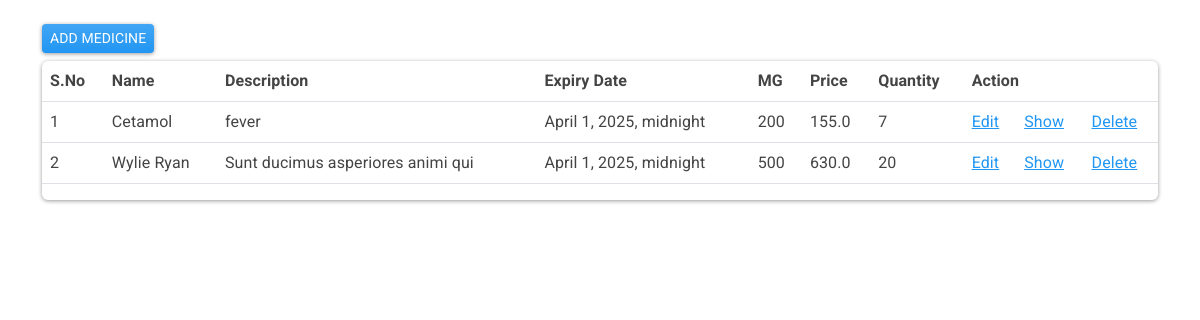
/medicines/ (signed in), run on an earlier commit of the app's database.
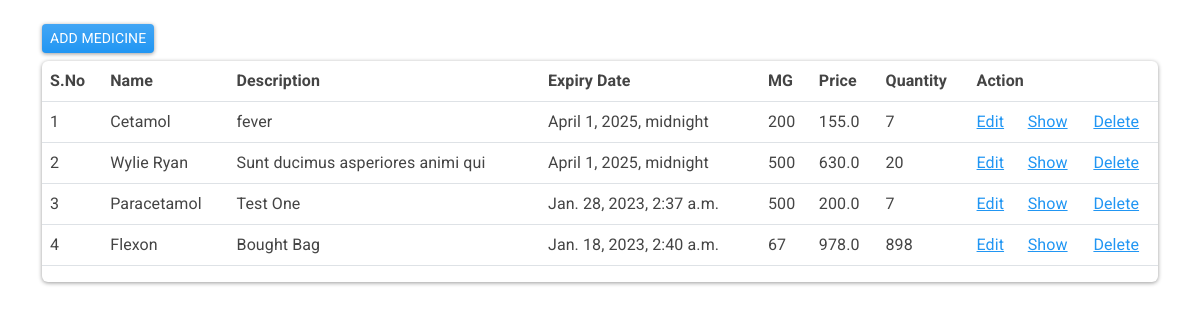
And on a later commit of the database.
### medicines/models.py (models this page shows, shortened)
class Medicine(models.Model):
    name = models.CharField(max_length=255)
    description = models.CharField(max_length=255)
    expiry_date = models.DateTimeField()
    mg = models.IntegerField()
    price = models.FloatField()
    quantity = models.IntegerField()
    entry_date = models.DateTimeField(default=datetime.now)
    category = models.ForeignKey(Category, on_delete=models.CASCADE)
    user = models.ForeignKey(User, on_delete=models.CASCADE)
    class Meta:
        db_table = "app_medicines"

### medicines/views.py (the view)
# urls.py: path('medicines/', views.medicine_index, name='medicines'),
@login_required(login_url='/authentication/login')
def medicine_index(request):
    data = Medicine.objects.all()
    context = {"data": data}
    return render(request, 'medicines/index.html', context)

### templates/medicines/index.html (shortened to what this page needs)
{% extends 'layouts/base.html' %}
{% block content %}
<div class="container mt-4">
    <a href="{% url 'add-medicine' %}" class="btn btn-primary btn-sm mb-2">ADD MEDICINE</a>
    <div class="card">
        <table class="table table-hover">
            <thead>
                <tr>
                    <th>S.No</th>
                    <th>Name</th>
                    <th>Description</th>
                    <th>Expiry Date</th>
                    <th>MG</th>
                    <th>Price</th>
                    <th>Quantity</th>
                    <th colspan="3">Action</th>
                </tr>
            </thead>
            <tbody>
                {% for val in data %}
                <tr>
                    <td>{{ forloop.counter }}</td>
                    <td>{{ val.name }}</td>
                    <td>{{ val.description }}</td>
                    <td>{{ val.expiry_date }}</td>
                    <td>{{ val.mg }}</td>
                    <td>{{ val.price }}</td>
                    <td>{{ val.quantity }}</td>
                    <td><a href="{% url 'edit-medicine' val.id %}">Edit</a></td>
                    <td><a href="{% url 'show-medicine' val.id %}">Show</a></td>
                    <td><a href="{% url 'delete-medicine' val.id %}">Delete</a></td>
                </tr>
                {% endfor %}
            </tbody>
        </table>
    </div>
</div>
{% endblock %}

What changed in the data, as far as the page shows it:
added Medicine: name "Paracetamol", description "Test One", expiry_date "Jan. 28, 2023, 2:37 a.m.", mg "500", price "200.0", quantity "7"
added Medicine: name "Flexon", description "Bought Bag", expiry_date "Jan. 18, 2023, 2:40 a.m.", mg "67", price "978.0", quantity "898"
